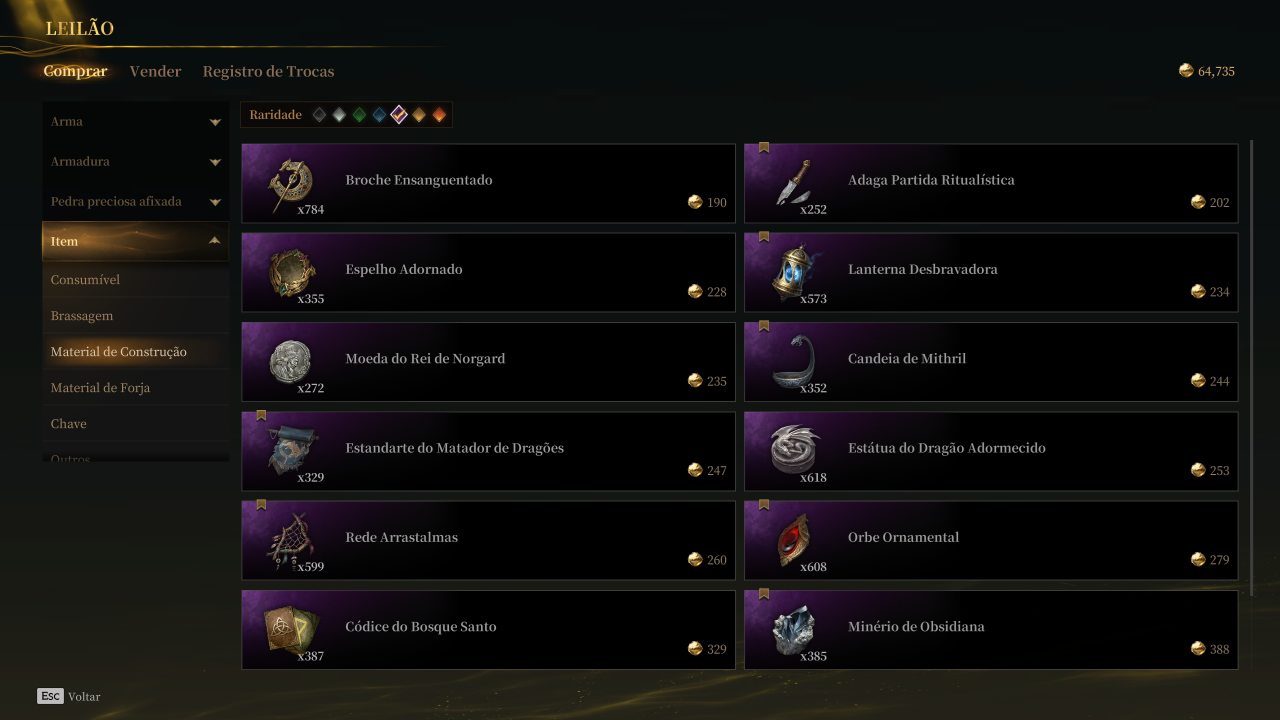
#> input picture images/adaga-tres-broche-dois-lanterna-rede-padrao.png, 2560 x 1440 px (shown at 1/2 size)
$ python -i janela.py   (imports and definitions only)
#> lines starting #> are read from the running program, lines starting #| are printed output that depends on the picture; after the words box and inside, x2 and y2 are one past the last pixel; in counts of white or black regions, pixels touching at a corner belong together
#> further down, picture is the input picture: shape (1440, 2560, 3); mean B, G, R 15.7, 16, 17.4
### src/mistfall/geometria.py
import numpy as np
from mistfall.cliques import AreaClique
from mistfall.tipos import Listagem, ItemAlvo, EstadoTela  # noqa: F401

RESOLUCAO = (2560, 1440)
SLOT_TOPO = 287
SLOT_PASSO = 178.6
SLOT_COLUNAS = (459, 1470)
SLOT_LARGURA = 1011
SLOT_ALTURA = 154
LINHAS = 6
MEIA_LARGURA_CLIQUE_SLOT = 20
MEIA_ALTURA_CLIQUE_SLOT = 26
MEIA_LARGURA_CLIQUE_CATEGORIA = 60
MEIA_ALTURA_CLIQUE_CATEGORIA = 18

# Regiao de BUSCA do icone. O template e menor que ela (ver MARGEM_TEMPLATE),
# para o matchTemplate poder deslizar e absorver o arredondamento de SLOT_PASSO.
BUSCA_ICONE_REL = (69, 29, 197, 145)
MARGEM_TEMPLATE = 14
PRECO_REL = (931, 98, 1011, 143)

# Centros das linhas do menu lateral medidos nos prints 2560x1440. O x=220
# fica no centro da faixa horizontal 80-360 usada para reconhecer a Categoria;
# as linhas vizinhas mantem o mesmo x e avancam 72 px em y.
CATEGORIA_MATERIAL_CONSTRUCAO = (220, 705)
CATEGORIA_MATERIAL_FORJA = (220, 777)
CATEGORIA_CHAVE = (220, 849)

TODOS_OS_SLOTS = [(linha, coluna) for linha in range(LINHAS) for coluna in range(2)]

def conferir_resolucao(img: np.ndarray) -> None:
    """Recusa qualquer imagem que nao seja 2560x1440.

    Ponto unico do contrato de resolucao: geometria, ouro e estado passam por
    aqui. Resolucao diferente e erro, nao caso a tratar (ADR-0002) — devolver
    None seria indistinguivel de uma leitura legitimamente vazia.
    """
    altura, largura = img.shape[:2]
#> altura = 1440; largura = 2560
    if (largura, altura) != RESOLUCAO:
        raise ValueError(
            f"esperava 2560x1440, recebi {largura}x{altura}; "
            "a deteccao e acoplada a essa resolucao (ADR-0002)"
        )

# [29 lines left out: functions caixa_slot, area_clique_slot, area_clique_categoria, _recorte, not called in this run]

def regiao_icone(img: np.ndarray, linha: int, coluna: int) -> np.ndarray:
    """Regiao de busca do icone — maior que o template, de proposito."""
    return _recorte(img, linha, coluna, BUSCA_ICONE_REL)

def recorte_preco(img: np.ndarray, linha: int, coluna: int) -> np.ndarray:
    return _recorte(img, linha, coluna, PRECO_REL)

### src/mistfall/janela.py
"""Leitura dentro da Janela de Confirmacao.

E visao pura — imagem para dado. Nao tem nada de IO, e por isso nao vive
em perifericos.

As regioes foram medidas contra images/janela.png, que le 237 no Preco
Unitario, 1 na Quantidade e 237 no Preco Total.
"""

import cv2
import numpy as np
import pytesseract

from mistfall.geometria import conferir_resolucao
from mistfall.itens import identificar_item, pontuar
from mistfall.tipos import ItemAlvo

PRECO_UNITARIO_REL = (1500, 628, 1900, 674)
QUANTIDADE_REL = (1500, 730, 1900, 776)
PRECO_TOTAL_REL = (1500, 826, 1900, 872)
# O recorte do icone tem 116x128 — exatamente a dimensao da regiao de busca
# da lista, entao os sete templates existentes servem sem adaptacao.
ICONE_JANELA_REL = (1390, 448, 1518, 564)

# Escalas em que o modal pode estar desenhando o icone, em relacao ao tamanho
# que ele tem na lista (de onde os templates foram extraidos).
#
# Ninguem tem print de modal com Item-alvo dentro, entao ninguem sabe se as
# duas escalas sao iguais. E o casamento nao perdoa: medido sobre um Dragao
# real da lista, 1.000x da 0.9358 e identifica, 0.950x cai para 0.7818 e
# devolve None. 5% de diferenca ja derruba o positivo.
#
# A varredura vive aqui, e nao em `itens`: la ela mexeria na deteccao da
# lista, que esta validada em 84/84 slots e nao tem duvida de escala nenhuma.
ESCALAS_DO_ICONE = (0.85, 0.90, 0.95, 1.00, 1.05, 1.10, 1.15)

_CONFIG_OCR = "--psm 7 -c tessedit_char_whitelist=0123456789"


def _numero(img: np.ndarray, regiao: tuple[int, int, int, int]) -> int | None:
    conferir_resolucao(img)
    x0, y0, x1, y1 = regiao
    cinza = cv2.cvtColor(img[y0:y1, x0:x1], cv2.COLOR_BGR2GRAY)
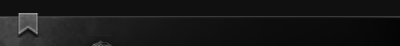
#> cinza: shape (46, 400); min 4, max 172, mean 23
    ampliado = cv2.resize(cinza, None, fx=4, fy=4, interpolation=cv2.INTER_CUBIC)
    _, binaria = cv2.threshold(ampliado, 0, 255, cv2.THRESH_BINARY + cv2.THRESH_OTSU)
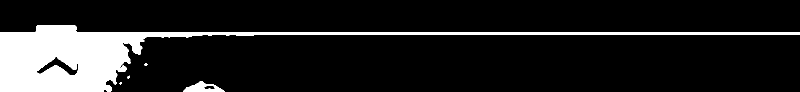
#> binaria: shape (184, 1600) (shown at 1/2 size); 13.2% white; 5 white regions (2 under 20 px), largest, box (x1, y1, x2, y2) and area: (0, 51, 1600, 184) 37823, (367, 162, 449, 184) 947, (289, 126, 295, 132) 26
#> (the run stopped early here; a loop or call above may not have finished)
